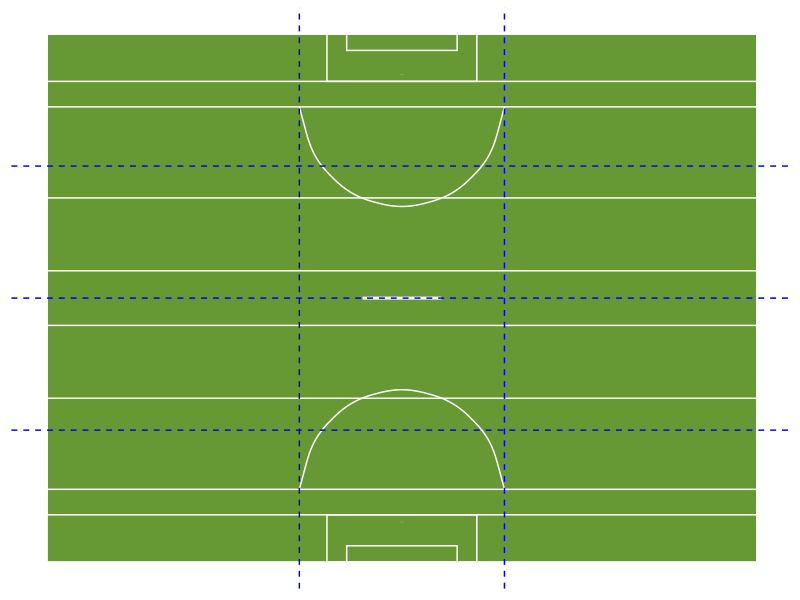
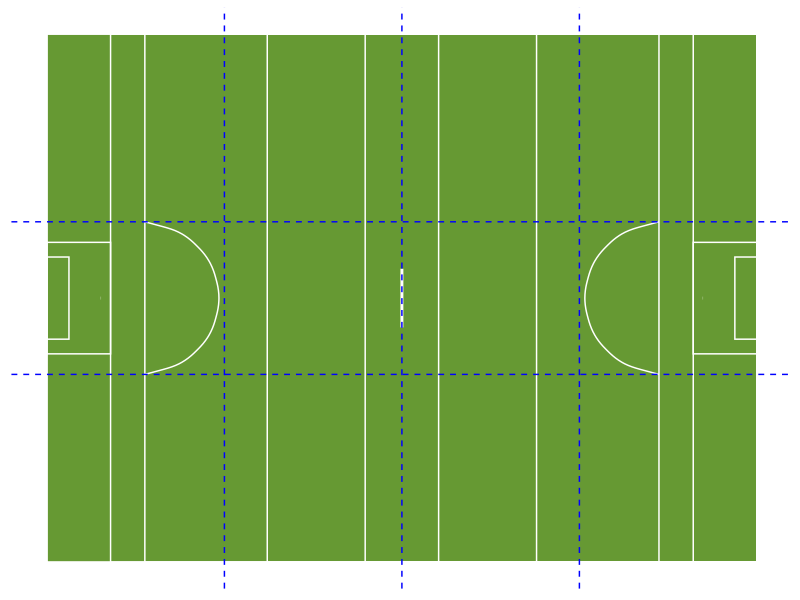
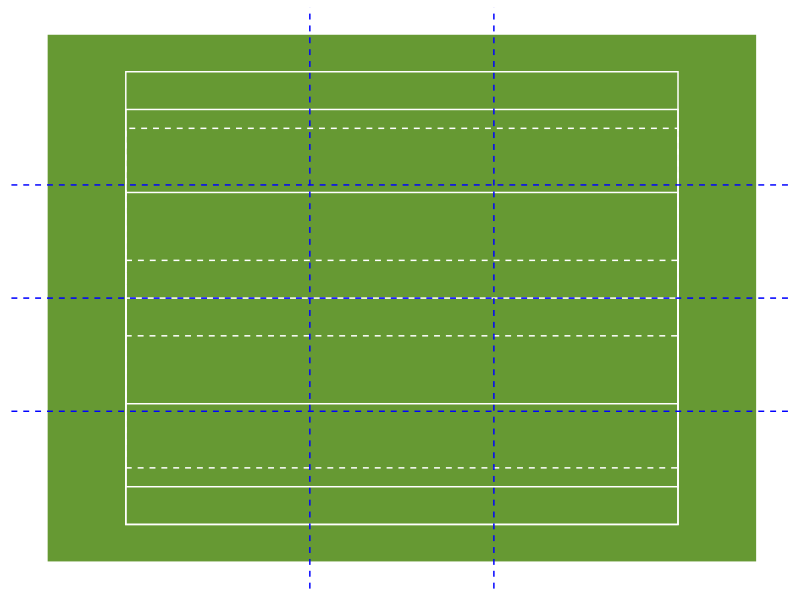
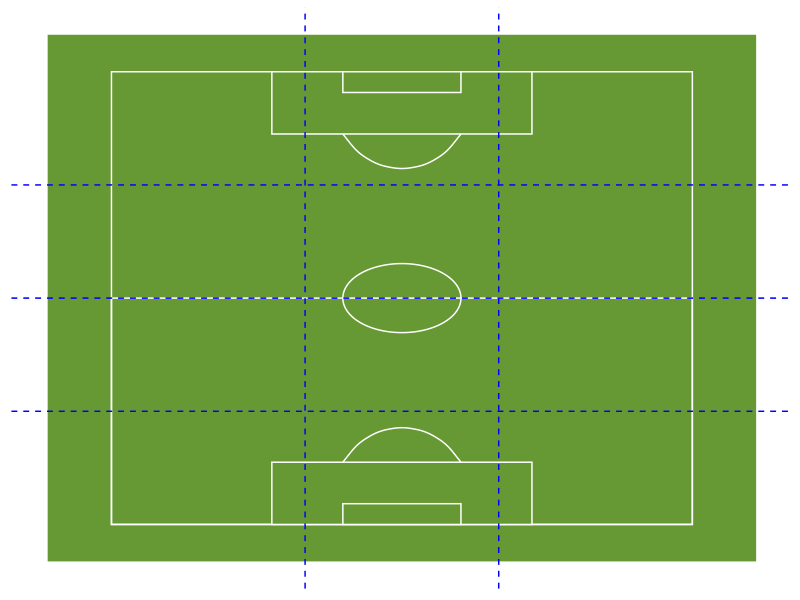

The R source for these figures, in order:
library(tidyverse)
library(ggplot2)
########### GAA pitch
###North-South 
gaa_ns <- ggplot()+
  geom_rect(aes(xmin = 0, xmax = 90, ymin = 0, ymax = 145), fill = "#669933", colour = "#FFFFFF", size = 0.5) +
  geom_rect(aes(xmin = 0, xmax = 90, ymin = 0, ymax = 145), fill = NA, colour = "#FFFFFF", size = 0.5) +
  geom_rect(aes(xmin = 0, xmax = 90, ymin = 20, ymax = 145), fill = NA, colour = "#FFFFFF", size = 0.5) +
  geom_rect(aes(xmin = 0, xmax = 90, ymin = 13, ymax = 145), fill = NA, colour = "#FFFFFF", size = 0.5) +
  geom_rect(aes(xmin = 0, xmax = 90, ymin = 65, ymax = 145), fill = NA, colour = "#FFFFFF", size = 0.5) +
  geom_rect(aes(xmin = 0, xmax = 90, ymin = 80, ymax = 145), fill = NA, colour = "#FFFFFF", size = 0.5) +
  geom_rect(aes(xmin = 0, xmax = 90, ymin = 45, ymax = 145), fill = NA, colour = "#FFFFFF", size = 0.5) +
  geom_rect(aes(xmin = 0, xmax = 90, ymin = 100, ymax = 145), fill = NA, colour = "#FFFFFF", size = 0.5) +
  geom_rect(aes(xmin = 0, xmax = 90, ymin = 132, ymax = 145), fill = NA, colour = "#FFFFFF", size = 0.5) +
  geom_rect(aes(xmin = 0, xmax = 90, ymin = 125, ymax = 145), fill = NA, colour = "#FFFFFF", size = 0.5) +
  geom_rect(aes(xmin = 40, xmax = 50, ymin = 72.5, ymax = 72.5), fill = NA, colour = "#FFFFFF", size = 1) +
  geom_rect(aes(xmin = 45, xmax = 45, ymin = 134.0, ymax = 133.95), fill = NA, colour = "#FFFFFF", size = 1) +
  geom_rect(aes(xmin = 45, xmax = 45, ymin = 11.0, ymax = 11.05), fill = NA, colour = "#FFFFFF", size = 1) +
  geom_rect(aes(xmin = 35.5, xmax = 54.5, ymin = 0, ymax = 13), fill = NA, colour = "#FFFFFF", size = 0.5) +
  geom_rect(aes(xmin = 35.5, xmax = 54.5, ymin = 132, ymax = 145), fill = NA, colour = "#FFFFFF", size = 0.5) +
  geom_rect(aes(xmin = 38, xmax = 52, ymin = 0, ymax = 4.5), fill = NA, colour = "#FFFFFF", size = 0.5) +
  geom_rect(aes(xmin = 38, xmax = 52, ymin = 140.5, ymax = 145), fill = NA, colour = "#FFFFFF", size = 0.5) +
  geom_curve(aes(x = 32, y = 20 , xend = 58, yend = 20), data = NULL, curvature = -1.0, colour = "#FFFFFF") +
  geom_curve(aes(x = 32, y = 125 , xend = 58, yend = 125), data = NULL, curvature = 1.0, colour = "#FFFFFF") +
  theme(rect = element_blank(), 
        line = element_blank(),
        text = element_blank()) 

gaa_ns + 
  geom_vline(xintercept = 32, colour = 'blue', linetype = 'dashed') +
  geom_vline(xintercept = 58, colour = 'blue',  linetype = 'dashed') +
  geom_hline(yintercept = 72.5, colour = 'blue',  linetype = 'dashed') +
  geom_hline(yintercept = 36.25, colour = 'blue',  linetype = 'dashed') +
  geom_hline(yintercept = 108.75, colour = 'blue',  linetype = 'dashed')


##East West
gaa_ew <- ggplot()+
  geom_rect(aes(xmin = 0, xmax = 145, ymin = 0, ymax = 90), fill = "#669933", colour = "#FFFFFF", size = 0.5) +
  geom_rect(aes(xmin = 0, xmax = 145, ymin = 0, ymax = 90), fill = NA, colour = "#FFFFFF", size = 0.5) +
  geom_rect(aes(xmin = 20, xmax = 145, ymin = 0, ymax = 90), fill = NA, colour = "#FFFFFF", size = 0.5) +
  geom_rect(aes(xmin = 13, xmax = 145, ymin = 0, ymax = 90), fill = NA, colour = "#FFFFFF", size = 0.5) +
  geom_rect(aes(xmin = 65, xmax = 145, ymin = 0, ymax = 90), fill = NA, colour = "#FFFFFF", size = 0.5) +
  geom_rect(aes(xmin = 80, xmax = 145, ymin = 0, ymax = 90), fill = NA, colour = "#FFFFFF", size = 0.5) +
  geom_rect(aes(xmin = 45, xmax = 145, ymin = 0, ymax = 90), fill = NA, colour = "#FFFFFF", size = 0.5) +
  geom_rect(aes(xmin = 100, xmax = 145, ymin = 0, ymax = 90), fill = NA, colour = "#FFFFFF", size = 0.5) +
  geom_rect(aes(xmin = 132, xmax = 145, ymin = 0, ymax = 90), fill = NA, colour = "#FFFFFF", size = 0.5) +
  geom_rect(aes(xmin = 125, xmax = 145, ymin = 0, ymax = 90), fill = NA, colour = "#FFFFFF", size = 0.5) +
  geom_rect(aes(xmin = 72.5, xmax = 72.5, ymin = 40, ymax = 50), fill = NA, colour = "#FFFFFF", size = 1) +
  geom_rect(aes(xmin = 134, xmax = 133.95, ymin = 45, ymax = 45), fill = NA, colour = "#FFFFFF", size = 1) +
  geom_rect(aes(xmin = 11.0, xmax = 11.05, ymin = 45, ymax = 45), fill = NA, colour = "#FFFFFF", size = 1) +
  geom_rect(aes(xmin = 0, xmax = 13, ymin = 35.5, ymax = 54.5), fill = NA, colour = "#FFFFFF", size = 0.5) +
  geom_rect(aes(xmin = 132, xmax = 145, ymin = 35.5, ymax = 54.5), fill = NA, colour = "#FFFFFF", size = 0.5) +
  geom_rect(aes(xmin = 0, xmax = 4.5, ymin = 38, ymax = 52), fill = NA, colour = "#FFFFFF", size = 0.5) +
  geom_rect(aes(xmin = 140.5, xmax = 145, ymin = 38, ymax = 52), fill = NA, colour = "#FFFFFF", size = 0.5) +
  geom_curve(aes(x = 20, y = 32 , xend = 20, yend = 58), data = NULL, curvature = 1.0, colour = "#FFFFFF") +
  geom_curve(aes(x = 125, y = 32 , xend = 125, yend = 58), data = NULL, curvature = -1.0, colour = "#FFFFFF") +
  theme(rect = element_blank(), 
        line = element_blank(),
        text = element_blank()) 

gaa_ew + 
  geom_hline(yintercept = 32, colour = 'blue', linetype = 'dashed') +
  geom_hline(yintercept = 58, colour = 'blue',  linetype = 'dashed') +
  geom_vline(xintercept = 72.5, colour = 'blue',  linetype = 'dashed') +
  geom_vline(xintercept = 36.25, colour = 'blue',  linetype = 'dashed') +
  geom_vline(xintercept = 108.75, colour = 'blue',  linetype = 'dashed')

#### Rugby Pitch
rugby_ns <- ggplot()+
  geom_rect(aes(xmin = -10, xmax = 80, ymin = -10, ymax = 130), fill = "#669933", colour = "#FFFFFF", size = 0.5) + ###Background Outline
  geom_rect(aes(xmin = 0, xmax = 70, ymin = 0, ymax = 120), fill = "#669933", colour = "#FFFFFF", size = 0.5) +  #Sideline, Endline
  geom_rect(aes(xmin = 0, xmax = 70, ymin = 10, ymax = 110),fill = NA, colour = "#FFFFFF", size = 0.5) + #Trylines
  geom_rect(aes(xmin = 0, xmax = 70, ymin = 15, ymax = 105), fill = NA, colour = "#FFFFFF", size = 0.5, linetype = 2) + #5m Lines
  geom_rect(aes(xmin = 0, xmax = 70, ymin = 32, ymax = 88), fill = NA, colour = "#FFFFFF", size = 0.5) + #22 Line
  geom_rect(aes(xmin = 0, xmax = 70, ymin = 50, ymax = 70), 
            fill = NA, colour = "#FFFFFF", size = 0.5, linetype = 2) + #10m Line
  geom_rect(aes(xmin = 0, xmax = 70, ymin = 0, ymax = 60), 
            fill = NA, colour = "#FFFFFF", size = 0.5)  + #Halfway
  theme(rect = element_blank(), 
        line = element_blank(),
        text = element_blank()) 

rugby_ns +
  geom_hline(yintercept = 30, colour = 'blue', linetype = 'dashed') +
  geom_hline(yintercept = 60, colour = 'blue',  linetype = 'dashed') +
  geom_hline(yintercept = 90, colour = 'blue',  linetype = 'dashed') +
  geom_vline(xintercept = 23.33, colour = 'blue',  linetype = 'dashed') +
  geom_vline(xintercept = 46.66, colour = 'blue',  linetype = 'dashed') 

### Soccer Pitch
soccer_ns <- ggplot()+
  geom_rect(aes(xmin = -10, xmax = 100, ymin = -10, ymax = 130), fill = "#669933", colour = "#FFFFFF", size = 0.5) + ###Background Outline
  geom_rect(aes(xmin = 0, xmax = 90, ymin = 0, ymax = 120), fill = "#669933", colour = "#FFFFFF", size = 0.5) +  #Sideline, Endline
  geom_rect(aes(xmin = 0, xmax = 90, ymin = 0, ymax = 60), 
            fill = NA, colour = "#FFFFFF", size = 0.5)  + #Halfway
  geom_rect(aes(xmin = 24.85, xmax = 65.15, ymin = 0, ymax = 16.5), fill = "#669933", colour = "#FFFFFF", size = 0.5) + #lower 18 yard box
  geom_rect(aes(xmin = 35.85, xmax = 54.15, ymin = 0, ymax = 5.5), fill = "#669933", colour = "#FFFFFF", size = 0.5) + #lower 5 yard box
  geom_rect(aes(xmin = 24.85, xmax = 65.15, ymin = 103.5, ymax = 120), fill = "#669933", colour = "#FFFFFF", size = 0.5) + #upper 18 yard box
  geom_rect(aes(xmin = 35.85, xmax = 54.15, ymin = 114.5, ymax = 120), fill = "#669933", colour = "#FFFFFF", size = 0.5) + #upper 5 yard box
  geom_curve(aes(x = 35.85, y = 16.5 , xend = 54.15, yend = 16.5), curvature = -0.6, colour = "#FFFFFF") + #lower D
  geom_curve(aes(x = 35.85, y = 103.5 , xend = 54.15, yend = 103.5), curvature = .6, colour = "#FFFFFF") + #Upper D
  ggforce::geom_circle(aes(x0=45, y0=60, r=9.15), colour = "#FFFFFF")+ ##Halfway circle
  theme(rect = element_blank(), 
        line = element_blank(),
        text = element_blank()) 


soccer_ns +
  geom_hline(yintercept = 30, colour = 'blue', linetype = 'dashed') +
  geom_hline(yintercept = 60, colour = 'blue',  linetype = 'dashed') +
  geom_hline(yintercept = 90, colour = 'blue',  linetype = 'dashed') +
  geom_vline(xintercept = 30, colour = 'blue',  linetype = 'dashed') +
  geom_vline(xintercept = 60, colour = 'blue',  linetype = 'dashed') 
